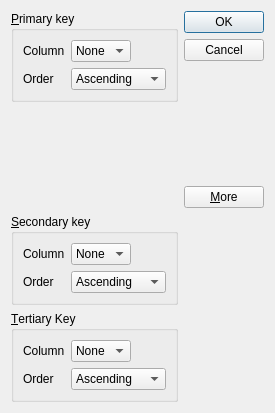
<?xml version="1.0" encoding="UTF-8"?>
<ui version="4.0">
 <class>SortDialog</class>
 <widget class="QDialog" name="SortDialog">
  <property name="geometry">
   <rect>
    <x>0</x>
    <y>0</y>
    <width>270</width>
    <height>413</height>
   </rect>
  </property>
  <property name="windowTitle">
   <string>SortDialog</string>
  </property>
  <layout class="QGridLayout" name="gridLayout_2">
   <item row="0" column="0">
    <widget class="QGroupBox" name="primaryGroupBox">
     <property name="title">
      <string>&amp;Primary key</string>
     </property>
     <layout class="QGridLayout" name="gridLayout">
      <item row="0" column="1">
       <widget class="QComboBox" name="primaryColumnCombo">
        <item>
         <property name="text">
          <string>None</string>
         </property>
        </item>
       </widget>
      </item>
      <item row="0" column="0">
       <widget class="QLabel" name="primaryColumnLabel">
        <property name="text">
         <string>Column</string>
        </property>
       </widget>
      </item>
      <item row="1" column="0">
       <widget class="QLabel" name="primaryOrderLabel">
        <property name="text">
         <string>Order</string>
        </property>
       </widget>
      </item>
      <item row="0" column="2">
       <spacer name="horizontalSpacer">
        <property name="orientation">
         <enum>Qt::Horizontal</enum>
        </property>
        <property name="sizeHint" stdset="0">
         <size>
          <width>40</width>
          <height>20</height>
         </size>
        </property>
       </spacer>
      </item>
      <item row="1" column="1" colspan="2">
       <widget class="QComboBox" name="primaryOrderCombo">
        <item>
         <property name="text">
          <string>Ascending</string>
         </property>
        </item>
        <item>
         <property name="text">
          <string>Descending</string>
         </property>
        </item>
       </widget>
      </item>
     </layout>
    </widget>
   </item>
   <item row="0" column="1" rowspan="2">
    <layout class="QVBoxLayout" name="verticalLayout">
     <item>
      <widget class="QPushButton" name="okButton">
       <property name="text">
        <string>OK</string>
       </property>
      </widget>
     </item>
     <item>
      <widget class="QPushButton" name="cancelButton">
       <property name="text">
        <string>Cancel</string>
       </property>
      </widget>
     </item>
     <item>
      <spacer name="verticalSpacer">
       <property name="orientation">
        <enum>Qt::Vertical</enum>
       </property>
       <property name="sizeHint" stdset="0">
        <size>
         <width>20</width>
         <height>40</height>
        </size>
       </property>
      </spacer>
     </item>
     <item>
      <widget class="QPushButton" name="moreButton">
       <property name="text">
        <string>&amp;More</string>
       </property>
       <property name="checkable">
        <bool>true</bool>
       </property>
      </widget>
     </item>
    </layout>
   </item>
   <item row="1" column="0">
    <spacer name="verticalSpacer_2">
     <property name="orientation">
      <enum>Qt::Vertical</enum>
     </property>
     <property name="sizeHint" stdset="0">
      <size>
       <width>20</width>
       <height>119</height>
      </size>
     </property>
    </spacer>
   </item>
   <item row="2" column="0">
    <widget class="QGroupBox" name="secondaryGroupBox">
     <property name="title">
      <string>&amp;Secondary key</string>
     </property>
     <layout class="QGridLayout" name="gridLayout_4">
      <item row="0" column="1">
       <widget class="QComboBox" name="secondaryColumnCombo">
        <item>
         <property name="text">
          <string>None</string>
         </property>
        </item>
       </widget>
      </item>
      <item row="0" column="0">
       <widget class="QLabel" name="secondaryColumnLabel">
        <property name="text">
         <string>Column</string>
        </property>
       </widget>
      </item>
      <item row="1" column="0">
       <widget class="QLabel" name="secondaryOrderLabel">
        <property name="text">
         <string>Order</string>
        </property>
       </widget>
      </item>
      <item row="0" column="2">
       <spacer name="horizontalSpacer_4">
        <property name="orientation">
         <enum>Qt::Horizontal</enum>
        </property>
        <property name="sizeHint" stdset="0">
         <size>
          <width>40</width>
          <height>20</height>
         </size>
        </property>
       </spacer>
      </item>
      <item row="1" column="1" colspan="2">
       <widget class="QComboBox" name="secondaryOrderCombo">
        <item>
         <property name="text">
          <string>Ascending</string>
         </property>
        </item>
        <item>
         <property name="text">
          <string>Descending</string>
         </property>
        </item>
       </widget>
      </item>
     </layout>
    </widget>
   </item>
   <item row="3" column="0">
    <widget class="QGroupBox" name="tertiaryGroupBox">
     <property name="title">
      <string>&amp;Tertiary Key</string>
     </property>
     <layout class="QGridLayout" name="gridLayout_5">
      <item row="0" column="1">
       <widget class="QComboBox" name="tertiaryColumnCombo">
        <item>
         <property name="text">
          <string>None</string>
         </property>
        </item>
       </widget>
      </item>
      <item row="0" column="0">
       <widget class="QLabel" name="tertiaryColumnLabel">
        <property name="text">
         <string>Column</string>
        </property>
       </widget>
      </item>
      <item row="1" column="0">
       <widget class="QLabel" name="tertiaryOrderLabel">
        <property name="text">
         <string>Order</string>
        </property>
       </widget>
      </item>
      <item row="0" column="2">
       <spacer name="horizontalSpacer_5">
        <property name="orientation">
         <enum>Qt::Horizontal</enum>
        </property>
        <property name="sizeHint" stdset="0">
         <size>
          <width>40</width>
          <height>20</height>
         </size>
        </property>
       </spacer>
      </item>
      <item row="1" column="1" colspan="2">
       <widget class="QComboBox" name="tertiaryOrderCombo">
        <item>
         <property name="text">
          <string>Ascending</string>
         </property>
        </item>
        <item>
         <property name="text">
          <string>Descending</string>
         </property>
        </item>
       </widget>
      </item>
     </layout>
    </widget>
   </item>
  </layout>
 </widget>
 <tabstops>
  <tabstop>primaryColumnCombo</tabstop>
  <tabstop>primaryOrderCombo</tabstop>
  <tabstop>okButton</tabstop>
  <tabstop>cancelButton</tabstop>
  <tabstop>moreButton</tabstop>
  <tabstop>secondaryColumnCombo</tabstop>
  <tabstop>secondaryOrderCombo</tabstop>
  <tabstop>tertiaryColumnCombo</tabstop>
  <tabstop>tertiaryOrderCombo</tabstop>
 </tabstops>
 <resources/>
 <connections>
  <connection>
   <sender>okButton</sender>
   <signal>clicked()</signal>
   <receiver>SortDialog</receiver>
   <slot>accept()</slot>
   <hints>
    <hint type="sourcelabel">
     <x>538</x>
     <y>17</y>
    </hint>
    <hint type="destinationlabel">
     <x>538</x>
     <y>81</y>
    </hint>
   </hints>
  </connection>
  <connection>
   <sender>cancelButton</sender>
   <signal>clicked()</signal>
   <receiver>SortDialog</receiver>
   <slot>reject()</slot>
   <hints>
    <hint type="sourcelabel">
     <x>518</x>
     <y>47</y>
    </hint>
    <hint type="destinationlabel">
     <x>518</x>
     <y>76</y>
    </hint>
   </hints>
  </connection>
  <connection>
   <sender>moreButton</sender>
   <signal>toggled(bool)</signal>
   <receiver>secondaryGroupBox</receiver>
   <slot>setVisible(bool)</slot>
   <hints>
    <hint type="sourcelabel">
     <x>487</x>
     <y>212</y>
    </hint>
    <hint type="destinationlabel">
     <x>448</x>
     <y>242</y>
    </hint>
   </hints>
  </connection>
  <connection>
   <sender>moreButton</sender>
   <signal>toggled(bool)</signal>
   <receiver>tertiaryGroupBox</receiver>
   <slot>setVisible(bool)</slot>
   <hints>
    <hint type="sourcelabel">
     <x>537</x>
     <y>205</y>
    </hint>
    <hint type="destinationlabel">
     <x>454</x>
     <y>358</y>
    </hint>
   </hints>
  </connection>
 </connections>
</ui>
